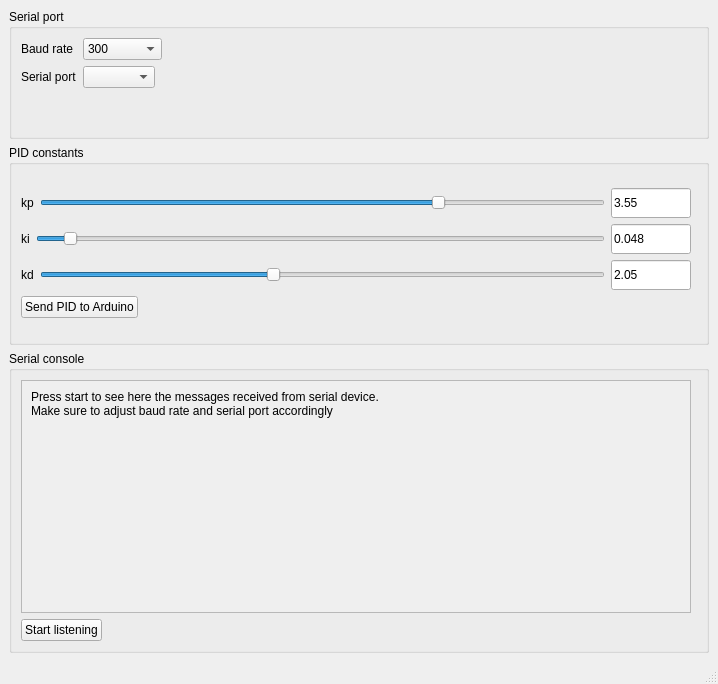
<?xml version="1.0" encoding="UTF-8"?>
<ui version="4.0">
 <class>MainWindow</class>
 <widget class="QMainWindow" name="MainWindow">
  <property name="geometry">
   <rect>
    <x>0</x>
    <y>0</y>
    <width>714</width>
    <height>684</height>
   </rect>
  </property>
  <property name="sizePolicy">
   <sizepolicy hsizetype="MinimumExpanding" vsizetype="MinimumExpanding">
    <horstretch>0</horstretch>
    <verstretch>0</verstretch>
   </sizepolicy>
  </property>
  <property name="minimumSize">
   <size>
    <width>0</width>
    <height>0</height>
   </size>
  </property>
  <property name="maximumSize">
   <size>
    <width>16777215</width>
    <height>16777215</height>
   </size>
  </property>
  <property name="windowTitle">
   <string>PID to Serial</string>
  </property>
  <widget class="QWidget" name="centralwidget">
   <property name="sizePolicy">
    <sizepolicy hsizetype="MinimumExpanding" vsizetype="MinimumExpanding">
     <horstretch>0</horstretch>
     <verstretch>0</verstretch>
    </sizepolicy>
   </property>
   <property name="minimumSize">
    <size>
     <width>0</width>
     <height>0</height>
    </size>
   </property>
   <property name="maximumSize">
    <size>
     <width>16777215</width>
     <height>16777215</height>
    </size>
   </property>
   <property name="baseSize">
    <size>
     <width>0</width>
     <height>0</height>
    </size>
   </property>
   <layout class="QGridLayout" name="gridLayout_4">
    <item row="0" column="0">
     <layout class="QVBoxLayout" name="verticalLayout_3">
      <property name="sizeConstraint">
       <enum>QLayout::SetMinimumSize</enum>
      </property>
      <item>
       <widget class="QGroupBox" name="serialConfig">
        <property name="sizePolicy">
         <sizepolicy hsizetype="MinimumExpanding" vsizetype="Minimum">
          <horstretch>0</horstretch>
          <verstretch>0</verstretch>
         </sizepolicy>
        </property>
        <property name="minimumSize">
         <size>
          <width>250</width>
          <height>130</height>
         </size>
        </property>
        <property name="title">
         <string>Serial port</string>
        </property>
        <layout class="QGridLayout" name="gridLayout_3">
         <item row="0" column="0">
          <layout class="QHBoxLayout" name="horizontalLayout">
           <property name="sizeConstraint">
            <enum>QLayout::SetMinimumSize</enum>
           </property>
           <item>
            <layout class="QFormLayout" name="formLayout">
             <property name="sizeConstraint">
              <enum>QLayout::SetFixedSize</enum>
             </property>
             <property name="fieldGrowthPolicy">
              <enum>QFormLayout::FieldsStayAtSizeHint</enum>
             </property>
             <item row="0" column="0">
              <widget class="QLabel" name="baudRatelabel">
               <property name="sizePolicy">
                <sizepolicy hsizetype="Fixed" vsizetype="Minimum">
                 <horstretch>0</horstretch>
                 <verstretch>0</verstretch>
                </sizepolicy>
               </property>
               <property name="text">
                <string>Baud rate</string>
               </property>
              </widget>
             </item>
             <item row="0" column="1">
              <widget class="QComboBox" name="baudRateCombo">
               <property name="currentText">
                <string notr="true">300</string>
               </property>
               <property name="maxVisibleItems">
                <number>20</number>
               </property>
               <item>
                <property name="text">
                 <string>300</string>
                </property>
               </item>
               <item>
                <property name="text">
                 <string>1200</string>
                </property>
               </item>
               <item>
                <property name="text">
                 <string>2400</string>
                </property>
               </item>
               <item>
                <property name="text">
                 <string>4800</string>
                </property>
               </item>
               <item>
                <property name="text">
                 <string>9600</string>
                </property>
               </item>
               <item>
                <property name="text">
                 <string>19200</string>
                </property>
               </item>
               <item>
                <property name="text">
                 <string>28800</string>
                </property>
               </item>
               <item>
                <property name="text">
                 <string>38400</string>
                </property>
               </item>
               <item>
                <property name="text">
                 <string>57600</string>
                </property>
               </item>
               <item>
                <property name="text">
                 <string>74880</string>
                </property>
               </item>
               <item>
                <property name="text">
                 <string>115200</string>
                </property>
               </item>
               <item>
                <property name="text">
                 <string>230400</string>
                </property>
               </item>
               <item>
                <property name="text">
                 <string>250000</string>
                </property>
               </item>
               <item>
                <property name="text">
                 <string>500000</string>
                </property>
               </item>
               <item>
                <property name="text">
                 <string>1000000</string>
                </property>
               </item>
               <item>
                <property name="text">
                 <string>2000000</string>
                </property>
               </item>
              </widget>
             </item>
             <item row="1" column="0">
              <widget class="QLabel" name="serialPortLabel">
               <property name="sizePolicy">
                <sizepolicy hsizetype="Fixed" vsizetype="Minimum">
                 <horstretch>0</horstretch>
                 <verstretch>0</verstretch>
                </sizepolicy>
               </property>
               <property name="text">
                <string>Serial port</string>
               </property>
              </widget>
             </item>
             <item row="1" column="1">
              <widget class="QComboBox" name="serialPortCombo"/>
             </item>
            </layout>
           </item>
           <item>
            <spacer name="horizontalSpacer">
             <property name="orientation">
              <enum>Qt::Horizontal</enum>
             </property>
             <property name="sizeType">
              <enum>QSizePolicy::Fixed</enum>
             </property>
             <property name="sizeHint" stdset="0">
              <size>
               <width>6</width>
               <height>20</height>
              </size>
             </property>
            </spacer>
           </item>
          </layout>
         </item>
        </layout>
       </widget>
      </item>
      <item>
       <widget class="QGroupBox" name="pid">
        <property name="sizePolicy">
         <sizepolicy hsizetype="MinimumExpanding" vsizetype="Minimum">
          <horstretch>0</horstretch>
          <verstretch>0</verstretch>
         </sizepolicy>
        </property>
        <property name="minimumSize">
         <size>
          <width>300</width>
          <height>200</height>
         </size>
        </property>
        <property name="title">
         <string>PID constants</string>
        </property>
        <layout class="QGridLayout" name="gridLayout_2">
         <item row="0" column="0">
          <layout class="QHBoxLayout" name="horizontalLayout_2">
           <item>
            <layout class="QVBoxLayout" name="verticalLayout">
             <item>
              <layout class="QHBoxLayout" name="horizontalLayout_3">
               <item>
                <widget class="QLabel" name="kpLabel">
                 <property name="sizePolicy">
                  <sizepolicy hsizetype="Fixed" vsizetype="Fixed">
                   <horstretch>0</horstretch>
                   <verstretch>0</verstretch>
                  </sizepolicy>
                 </property>
                 <property name="text">
                  <string>kp</string>
                 </property>
                </widget>
               </item>
               <item>
                <widget class="QSlider" name="kpSlider">
                 <property name="sizePolicy">
                  <sizepolicy hsizetype="MinimumExpanding" vsizetype="Fixed">
                   <horstretch>0</horstretch>
                   <verstretch>0</verstretch>
                  </sizepolicy>
                 </property>
                 <property name="minimumSize">
                  <size>
                   <width>64</width>
                   <height>0</height>
                  </size>
                 </property>
                 <property name="maximum">
                  <number>5000</number>
                 </property>
                 <property name="singleStep">
                  <number>10</number>
                 </property>
                 <property name="pageStep">
                  <number>100</number>
                 </property>
                 <property name="value">
                  <number>3550</number>
                 </property>
                 <property name="orientation">
                  <enum>Qt::Horizontal</enum>
                 </property>
                </widget>
               </item>
               <item>
                <widget class="QLineEdit" name="kpEdit">
                 <property name="sizePolicy">
                  <sizepolicy hsizetype="Fixed" vsizetype="Fixed">
                   <horstretch>0</horstretch>
                   <verstretch>0</verstretch>
                  </sizepolicy>
                 </property>
                 <property name="minimumSize">
                  <size>
                   <width>80</width>
                   <height>30</height>
                  </size>
                 </property>
                 <property name="maximumSize">
                  <size>
                   <width>80</width>
                   <height>30</height>
                  </size>
                 </property>
                 <property name="text">
                  <string>3.55</string>
                 </property>
                </widget>
               </item>
              </layout>
             </item>
             <item>
              <layout class="QHBoxLayout" name="horizontalLayout_5">
               <item>
                <widget class="QLabel" name="kiLabel">
                 <property name="sizePolicy">
                  <sizepolicy hsizetype="Fixed" vsizetype="Fixed">
                   <horstretch>0</horstretch>
                   <verstretch>0</verstretch>
                  </sizepolicy>
                 </property>
                 <property name="text">
                  <string>ki</string>
                 </property>
                </widget>
               </item>
               <item>
                <widget class="QSlider" name="kiSlider">
                 <property name="maximum">
                  <number>1000</number>
                 </property>
                 <property name="pageStep">
                  <number>100</number>
                 </property>
                 <property name="value">
                  <number>48</number>
                 </property>
                 <property name="orientation">
                  <enum>Qt::Horizontal</enum>
                 </property>
                </widget>
               </item>
               <item>
                <widget class="QLineEdit" name="kiEdit">
                 <property name="sizePolicy">
                  <sizepolicy hsizetype="Fixed" vsizetype="Fixed">
                   <horstretch>0</horstretch>
                   <verstretch>0</verstretch>
                  </sizepolicy>
                 </property>
                 <property name="minimumSize">
                  <size>
                   <width>80</width>
                   <height>30</height>
                  </size>
                 </property>
                 <property name="maximumSize">
                  <size>
                   <width>80</width>
                   <height>30</height>
                  </size>
                 </property>
                 <property name="text">
                  <string>0.048</string>
                 </property>
                </widget>
               </item>
              </layout>
             </item>
             <item>
              <layout class="QHBoxLayout" name="horizontalLayout_4">
               <property name="sizeConstraint">
                <enum>QLayout::SetDefaultConstraint</enum>
               </property>
               <item>
                <widget class="QLabel" name="kdLabel">
                 <property name="sizePolicy">
                  <sizepolicy hsizetype="Fixed" vsizetype="Fixed">
                   <horstretch>0</horstretch>
                   <verstretch>0</verstretch>
                  </sizepolicy>
                 </property>
                 <property name="text">
                  <string>kd</string>
                 </property>
                </widget>
               </item>
               <item>
                <widget class="QSlider" name="kdSlider">
                 <property name="maximum">
                  <number>5000</number>
                 </property>
                 <property name="singleStep">
                  <number>10</number>
                 </property>
                 <property name="pageStep">
                  <number>100</number>
                 </property>
                 <property name="value">
                  <number>2050</number>
                 </property>
                 <property name="orientation">
                  <enum>Qt::Horizontal</enum>
                 </property>
                </widget>
               </item>
               <item>
                <widget class="QLineEdit" name="kdEdit">
                 <property name="sizePolicy">
                  <sizepolicy hsizetype="Fixed" vsizetype="Fixed">
                   <horstretch>0</horstretch>
                   <verstretch>0</verstretch>
                  </sizepolicy>
                 </property>
                 <property name="minimumSize">
                  <size>
                   <width>80</width>
                   <height>30</height>
                  </size>
                 </property>
                 <property name="maximumSize">
                  <size>
                   <width>80</width>
                   <height>30</height>
                  </size>
                 </property>
                 <property name="text">
                  <string>2.05</string>
                 </property>
                </widget>
               </item>
              </layout>
             </item>
             <item>
              <layout class="QHBoxLayout" name="horizontalLayout_6">
               <property name="sizeConstraint">
                <enum>QLayout::SetMinAndMaxSize</enum>
               </property>
               <item>
                <widget class="QPushButton" name="sendPidToSerialButton">
                 <property name="text">
                  <string>Send PID to Arduino</string>
                 </property>
                </widget>
               </item>
               <item>
                <spacer name="horizontalSpacer_2">
                 <property name="orientation">
                  <enum>Qt::Horizontal</enum>
                 </property>
                 <property name="sizeHint" stdset="0">
                  <size>
                   <width>40</width>
                   <height>20</height>
                  </size>
                 </property>
                </spacer>
               </item>
              </layout>
             </item>
            </layout>
           </item>
           <item>
            <spacer name="horizontalSpacer_3">
             <property name="orientation">
              <enum>Qt::Horizontal</enum>
             </property>
             <property name="sizeType">
              <enum>QSizePolicy::Fixed</enum>
             </property>
             <property name="sizeHint" stdset="0">
              <size>
               <width>6</width>
               <height>20</height>
              </size>
             </property>
            </spacer>
           </item>
          </layout>
         </item>
        </layout>
       </widget>
      </item>
      <item>
       <widget class="QGroupBox" name="console">
        <property name="sizePolicy">
         <sizepolicy hsizetype="MinimumExpanding" vsizetype="MinimumExpanding">
          <horstretch>0</horstretch>
          <verstretch>0</verstretch>
         </sizepolicy>
        </property>
        <property name="minimumSize">
         <size>
          <width>700</width>
          <height>300</height>
         </size>
        </property>
        <property name="title">
         <string>Serial console</string>
        </property>
        <layout class="QGridLayout" name="gridLayout">
         <item row="0" column="0">
          <layout class="QVBoxLayout" name="verticalLayout_4">
           <property name="sizeConstraint">
            <enum>QLayout::SetMinimumSize</enum>
           </property>
           <item>
            <layout class="QHBoxLayout" name="horizontalLayout_8">
             <property name="sizeConstraint">
              <enum>QLayout::SetMinimumSize</enum>
             </property>
             <item>
              <layout class="QVBoxLayout" name="verticalLayout_2">
               <property name="sizeConstraint">
                <enum>QLayout::SetMinimumSize</enum>
               </property>
               <item>
                <widget class="QScrollArea" name="consoleArea">
                 <property name="sizePolicy">
                  <sizepolicy hsizetype="MinimumExpanding" vsizetype="MinimumExpanding">
                   <horstretch>0</horstretch>
                   <verstretch>0</verstretch>
                  </sizepolicy>
                 </property>
                 <property name="minimumSize">
                  <size>
                   <width>200</width>
                   <height>200</height>
                  </size>
                 </property>
                 <property name="widgetResizable">
                  <bool>true</bool>
                 </property>
                 <widget class="QWidget" name="scrollAreaWidgetContents">
                  <property name="geometry">
                   <rect>
                    <x>0</x>
                    <y>0</y>
                    <width>650</width>
                    <height>212</height>
                   </rect>
                  </property>
                  <property name="sizePolicy">
                   <sizepolicy hsizetype="MinimumExpanding" vsizetype="MinimumExpanding">
                    <horstretch>200</horstretch>
                    <verstretch>0</verstretch>
                   </sizepolicy>
                  </property>
                  <property name="minimumSize">
                   <size>
                    <width>200</width>
                    <height>200</height>
                   </size>
                  </property>
                  <layout class="QHBoxLayout" name="horizontalLayout_9">
                   <item>
                    <widget class="QLabel" name="consoleText">
                     <property name="sizePolicy">
                      <sizepolicy hsizetype="MinimumExpanding" vsizetype="MinimumExpanding">
                       <horstretch>0</horstretch>
                       <verstretch>0</verstretch>
                      </sizepolicy>
                     </property>
                     <property name="minimumSize">
                      <size>
                       <width>200</width>
                       <height>200</height>
                      </size>
                     </property>
                     <property name="inputMethodHints">
                      <set>Qt::ImhMultiLine</set>
                     </property>
                     <property name="text">
                      <string>Press start to see here the messages received from serial device.
Make sure to adjust baud rate and serial port accordingly</string>
                     </property>
                     <property name="alignment">
                      <set>Qt::AlignLeading|Qt::AlignLeft|Qt::AlignTop</set>
                     </property>
                     <property name="wordWrap">
                      <bool>true</bool>
                     </property>
                    </widget>
                   </item>
                  </layout>
                 </widget>
                </widget>
               </item>
               <item>
                <layout class="QHBoxLayout" name="horizontalLayout_7">
                 <property name="sizeConstraint">
                  <enum>QLayout::SetMinimumSize</enum>
                 </property>
                 <item>
                  <widget class="QPushButton" name="serialToggleButton">
                   <property name="text">
                    <string>Start listening</string>
                   </property>
                  </widget>
                 </item>
                 <item>
                  <spacer name="horizontalSpacer_5">
                   <property name="orientation">
                    <enum>Qt::Horizontal</enum>
                   </property>
                   <property name="sizeHint" stdset="0">
                    <size>
                     <width>1</width>
                     <height>20</height>
                    </size>
                   </property>
                  </spacer>
                 </item>
                </layout>
               </item>
              </layout>
             </item>
             <item>
              <spacer name="horizontalSpacer_4">
               <property name="orientation">
                <enum>Qt::Horizontal</enum>
               </property>
               <property name="sizeType">
                <enum>QSizePolicy::Fixed</enum>
               </property>
               <property name="sizeHint" stdset="0">
                <size>
                 <width>6</width>
                 <height>20</height>
                </size>
               </property>
              </spacer>
             </item>
            </layout>
           </item>
          </layout>
         </item>
        </layout>
       </widget>
      </item>
     </layout>
    </item>
   </layout>
  </widget>
  <widget class="QStatusBar" name="statusbar"/>
 </widget>
 <resources/>
 <connections/>
</ui>
